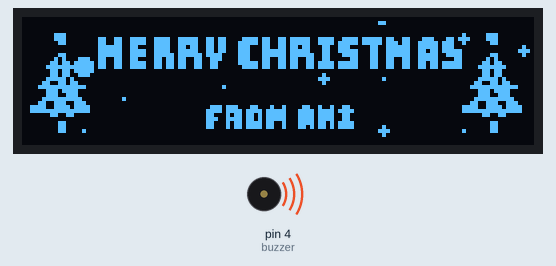
This sketch was run on a simulated Arduino Uno, built with avr-gcc and run on an emulated ATmega328P. On the bench: 128×32 one-colour display, buzzer (waves = sounding). The display library's start-up logo is not drawn; random numbers use the default seed unless the sketch sets one.

Above: at 4.31 s.
At 14.5 s:
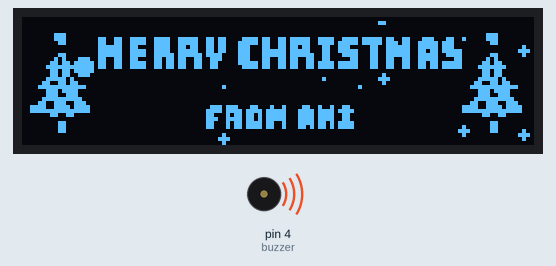
At 25.8 s:
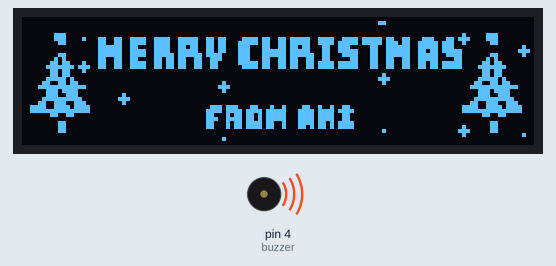
At 37.55 s:
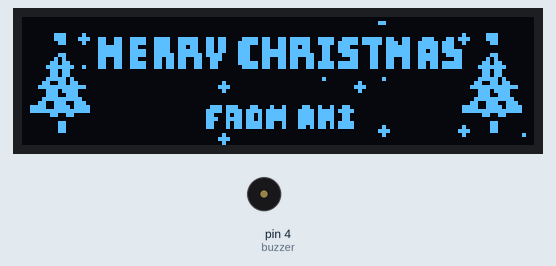
Timing chart, 0 to 40.0 s (numbered marks = the images above):
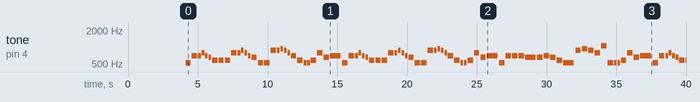

The sketch:

Arduino_Code.ino
```cpp
#include "Wire.h"
#include <Adafruit_GFX.h>
#include <Adafruit_SSD1306.h>
#define SCREEN_WIDTH 128 // OLED display width, in pixels
#define SCREEN_HEIGHT 32 // OLED display height, in pixels

//Only for 128x32 OLED Displays (Will push a dynamic code in future)

Adafruit_SSD1306 display(SCREEN_WIDTH, SCREEN_HEIGHT, &Wire, -1);

#define LOGO_HEIGHT   4
#define LOGO_WIDTH    4


int frame_delay =800;

 const int NUMFLAKES = 1000;
 int8_t f=0;
 int8_t icons[NUMFLAKES][3];
 int rad=0;
 int a, b, c, d;
int rnd = random(17, 110);

  // We Wish You a Merry Christmas
  // Score available at https://musescore.com/user/6208766/scores/1497501

#define NOTE_B0  31
#define NOTE_C1  33
#define NOTE_CS1 35
#define NOTE_D1  37
#define NOTE_DS1 39
#define NOTE_E1  41
#define NOTE_F1  44
#define NOTE_FS1 46
#define NOTE_G1  49
#define NOTE_GS1 52
#define NOTE_A1  55
#define NOTE_AS1 58
#define NOTE_B1  62
#define NOTE_C2  65
#define NOTE_CS2 69
#define NOTE_D2  73
#define NOTE_DS2 78
#define NOTE_E2  82
#define NOTE_F2  87
#define NOTE_FS2 93
#define NOTE_G2  98
#define NOTE_GS2 104
#define NOTE_A2  110
#define NOTE_AS2 117
#define NOTE_B2  123
#define NOTE_C3  131
#define NOTE_CS3 139
#define NOTE_D3  147
#define NOTE_DS3 156
#define NOTE_E3  165
#define NOTE_F3  175
#define NOTE_FS3 185
#define NOTE_G3  196
#define NOTE_GS3 208
#define NOTE_A3  220
#define NOTE_AS3 233
#define NOTE_B3  247
#define NOTE_C4  262
#define NOTE_CS4 277
#define NOTE_D4  294
#define NOTE_DS4 311
#define NOTE_E4  330
#define NOTE_F4  349
#define NOTE_FS4 370
#define NOTE_G4  392
#define NOTE_GS4 415
#define NOTE_A4  440
#define NOTE_AS4 466
#define NOTE_B4  494
#define NOTE_C5  523
#define NOTE_CS5 554
#define NOTE_D5  587
#define NOTE_DS5 622
#define NOTE_E5  659
#define NOTE_F5  698
#define NOTE_FS5 740
#define NOTE_G5  784
#define NOTE_GS5 831
#define NOTE_A5  880
#define NOTE_AS5 932
#define NOTE_B5  988
#define NOTE_C6  1047
#define NOTE_CS6 1109
#define NOTE_D6  1175
#define NOTE_DS6 1245
#define NOTE_E6  1319
#define NOTE_F6  1397
#define NOTE_FS6 1480
#define NOTE_G6  1568
#define NOTE_GS6 1661
#define NOTE_A6  1760
#define NOTE_AS6 1865
#define NOTE_B6  1976
#define NOTE_C7  2093
#define NOTE_CS7 2217
#define NOTE_D7  2349
#define NOTE_DS7 2489
#define NOTE_E7  2637
#define NOTE_F7  2794
#define NOTE_FS7 2960
#define NOTE_G7  3136
#define NOTE_GS7 3322
#define NOTE_A7  3520
#define NOTE_AS7 3729
#define NOTE_B7  3951
#define NOTE_C8  4186
#define NOTE_CS8 4435
#define NOTE_D8  4699
#define NOTE_DS8 4978
#define REST      0


#define XPOS   0 // Indexes into the 'icons' array in function below
#define YPOS   1


// change this to make the song slower or faster
int tempo = 140;

// change this to whichever pin you want to use
int buzzer = 4;

int melody[] = {


  NOTE_C5,4, //1
  NOTE_F5,4, NOTE_F5,8, NOTE_G5,8, NOTE_F5,8, NOTE_E5,8,
  NOTE_D5,4, NOTE_D5,4, NOTE_D5,4,
  NOTE_G5,4, NOTE_G5,8, NOTE_A5,8, NOTE_G5,8, NOTE_F5,8,
  NOTE_E5,4, NOTE_C5,4, NOTE_C5,4,
  NOTE_A5,4, NOTE_A5,8, NOTE_AS5,8, NOTE_A5,8, NOTE_G5,8,
  NOTE_F5,4, NOTE_D5,4, NOTE_C5,8, NOTE_C5,8,
  NOTE_D5,4, NOTE_G5,4, NOTE_E5,4,

  NOTE_F5,2, NOTE_C5,4, //8
  NOTE_F5,4, NOTE_F5,8, NOTE_G5,8, NOTE_F5,8, NOTE_E5,8,
  NOTE_D5,4, NOTE_D5,4, NOTE_D5,4,
  NOTE_G5,4, NOTE_G5,8, NOTE_A5,8, NOTE_G5,8, NOTE_F5,8,
  NOTE_E5,4, NOTE_C5,4, NOTE_C5,4,
  NOTE_A5,4, NOTE_A5,8, NOTE_AS5,8, NOTE_A5,8, NOTE_G5,8,
  NOTE_F5,4, NOTE_D5,4, NOTE_C5,8, NOTE_C5,8,
  NOTE_D5,4, NOTE_G5,4, NOTE_E5,4,
  NOTE_F5,2, NOTE_C5,4,

  NOTE_F5,4, NOTE_F5,4, NOTE_F5,4,//17
  NOTE_E5,2, NOTE_E5,4,
  NOTE_F5,4, NOTE_E5,4, NOTE_D5,4,
  NOTE_C5,2, NOTE_A5,4,
  NOTE_AS5,4, NOTE_A5,4, NOTE_G5,4,
  NOTE_C6,4, NOTE_C5,4, NOTE_C5,8, NOTE_C5,8,
  NOTE_D5,4, NOTE_G5,4, NOTE_E5,4,
  NOTE_F5,2, NOTE_C5,4,
  NOTE_F5,4, NOTE_F5,8, NOTE_G5,8, NOTE_F5,8, NOTE_E5,8,
  NOTE_D5,4, NOTE_D5,4, NOTE_D5,4,

  NOTE_G5,4, NOTE_G5,8, NOTE_A5,8, NOTE_G5,8, NOTE_F5,8, //27
  NOTE_E5,4, NOTE_C5,4, NOTE_C5,4,
  NOTE_A5,4, NOTE_A5,8, NOTE_AS5,8, NOTE_A5,8, NOTE_G5,8,
  NOTE_F5,4, NOTE_D5,4, NOTE_C5,8, NOTE_C5,8,
  NOTE_D5,4, NOTE_G5,4, NOTE_E5,4,
  NOTE_F5,2, NOTE_C5,4,
  NOTE_F5,4, NOTE_F5,4, NOTE_F5,4,
  NOTE_E5,2, NOTE_E5,4,
  NOTE_F5,4, NOTE_E5,4, NOTE_D5,4,

  NOTE_C5,2, NOTE_A5,4,//36
  NOTE_AS5,4, NOTE_A5,4, NOTE_G5,4,
  NOTE_C6,4, NOTE_C5,4, NOTE_C5,8, NOTE_C5,8,
  NOTE_D5,4, NOTE_G5,4, NOTE_E5,4,
  NOTE_F5,2, NOTE_C5,4,
  NOTE_F5,4, NOTE_F5,8, NOTE_G5,8, NOTE_F5,8, NOTE_E5,8,
  NOTE_D5,4, NOTE_D5,4, NOTE_D5,4,
  NOTE_G5,4, NOTE_G5,8, NOTE_A5,8, NOTE_G5,8, NOTE_F5,8,
  NOTE_E5,4, NOTE_C5,4, NOTE_C5,4,

  NOTE_A5,4, NOTE_A5,8, NOTE_AS5,8, NOTE_A5,8, NOTE_G5,8,//45
  NOTE_F5,4, NOTE_D5,4, NOTE_C5,8, NOTE_C5,8,
  NOTE_D5,4, NOTE_G5,4, NOTE_E5,4,
  NOTE_F5,2, NOTE_C5,4,
  NOTE_F5,4, NOTE_F5,8, NOTE_G5,8, NOTE_F5,8, NOTE_E5,8,
  NOTE_D5,4, NOTE_D5,4, NOTE_D5,4,
  NOTE_G5,4, NOTE_G5,8, NOTE_A5,8, NOTE_G5,8, NOTE_F5,8,
  NOTE_E5,4, NOTE_C5,4, NOTE_C5,4,

  NOTE_A5,4, NOTE_A5,8, NOTE_AS5,8, NOTE_A5,8, NOTE_G5,8, //53
  NOTE_F5,4, NOTE_D5,4, NOTE_C5,8, NOTE_C5,8,
  NOTE_D5,4, NOTE_G5,4, NOTE_E5,4,
  NOTE_F5,2, REST,4
};

 static unsigned long notes = sizeof(melody) / sizeof(melody[0]) / 2;

// this calculates the duration of a whole note in ms
 static unsigned long wholenote = (60000 * 4) / tempo;

 static unsigned long divider = 0;
 static unsigned long noteDuration = 0;

// 'blackBG(old)1', 128x32px
const unsigned char epd_bitmap_blackBG_old_1 [] PROGMEM = {
  0x00, 0x00, 0x00, 0x00, 0x00, 0x00, 0x00, 0x00, 0x00, 0x00, 0x00, 0x00, 0x00, 0x00, 0x00, 0x00,
  0x00, 0x00, 0x00, 0x00, 0x00, 0x00, 0x00, 0x00, 0x00, 0x00, 0x00, 0x60, 0x00, 0x00, 0x00, 0x00,
  0x00, 0x00, 0x00, 0x00, 0x00, 0x00, 0x00, 0x00, 0x00, 0x00, 0x00, 0x00, 0x00, 0x00, 0x00, 0x00,
  0x00, 0x00, 0x00, 0x00, 0x00, 0x00, 0x00, 0x00, 0x00, 0x00, 0x00, 0x00, 0x00, 0x00, 0x00, 0x00,
  0x00, 0xe0, 0x00, 0x00, 0x00, 0x00, 0x00, 0x00, 0x00, 0x00, 0x00, 0x00, 0x00, 0x00, 0x0e, 0x00,
  0x00, 0xe0, 0x19, 0x9e, 0x79, 0xf3, 0x61, 0xec, 0xdf, 0x3c, 0xf7, 0xd9, 0x8e, 0x3c, 0x0e, 0x00,
  0x00, 0x60, 0x19, 0x9e, 0x79, 0xf3, 0x63, 0xec, 0xdf, 0x3d, 0xf7, 0xdd, 0x9f, 0x7c, 0x06, 0x00,
  0x00, 0x00, 0x1f, 0x98, 0x79, 0xb3, 0x63, 0x8c, 0xdb, 0x19, 0xc1, 0x9f, 0x9f, 0x70, 0x00, 0x00,
  0x00, 0x00, 0x1f, 0x9e, 0x79, 0xf3, 0x63, 0x8f, 0xdf, 0x19, 0xf1, 0x9f, 0x9b, 0x7c, 0x00, 0x00,
  0x00, 0x60, 0x1f, 0x9e, 0x7d, 0xfb, 0xc3, 0x8f, 0xdf, 0x98, 0xf1, 0x9f, 0x9f, 0x3c, 0x06, 0x00,
  0x00, 0xa0, 0x19, 0x98, 0x6d, 0x99, 0xc3, 0x8c, 0xd9, 0x98, 0x31, 0x99, 0x9f, 0x0c, 0x0a, 0x00,
  0x01, 0xb0, 0x19, 0x9e, 0x6d, 0x99, 0x83, 0xec, 0xd9, 0xbd, 0xf1, 0x99, 0x9b, 0x7c, 0x1b, 0x00,
  0x03, 0xf8, 0x19, 0x9e, 0x6d, 0x99, 0x81, 0xec, 0xd9, 0xbd, 0xf1, 0x99, 0x9b, 0x7c, 0x3f, 0x80,
  0x01, 0xb0, 0x00, 0x00, 0x00, 0x00, 0x00, 0x00, 0x00, 0x00, 0x00, 0x00, 0x00, 0x00, 0x1b, 0x00,
  0x01, 0xb0, 0x00, 0x00, 0x00, 0x00, 0x00, 0x00, 0x00, 0x00, 0x00, 0x00, 0x00, 0x00, 0x1b, 0x00,
  0x03, 0xe8, 0x00, 0x00, 0x00, 0x00, 0x00, 0x00, 0x00, 0x00, 0x00, 0x00, 0x00, 0x00, 0x3e, 0x80,
  0x06, 0x6c, 0x00, 0x00, 0x00, 0x00, 0x00, 0x00, 0x00, 0x00, 0x00, 0x00, 0x00, 0x00, 0x66, 0xc0,
  0x0f, 0xff, 0x00, 0x00, 0x00, 0x00, 0x00, 0x00, 0x00, 0x00, 0x00, 0x00, 0x00, 0x00, 0xff, 0xf0,
  0x03, 0xbc, 0x00, 0x00, 0x00, 0x00, 0x00, 0x00, 0x00, 0x00, 0x00, 0x00, 0x00, 0x00, 0x3b, 0xc0,
  0x03, 0x9c, 0x00, 0x00, 0x00, 0x00, 0x00, 0x00, 0x00, 0x00, 0x00, 0x00, 0x00, 0x00, 0x39, 0xc0,
  0x07, 0xfe, 0x00, 0x00, 0x00, 0x00, 0x00, 0x00, 0x00, 0x00, 0x00, 0x00, 0x00, 0x00, 0x7f, 0xe0,
  0x0c, 0xe7, 0x00, 0x00, 0x00, 0x00, 0x00, 0x00, 0x00, 0x00, 0x00, 0x00, 0x00, 0x00, 0xce, 0x70,
  0x3c, 0xf7, 0x80, 0x00, 0x00, 0x01, 0xdc, 0x62, 0x43, 0x24, 0xc0, 0x00, 0x00, 0x03, 0xcf, 0x78,
  0x3f, 0xff, 0x80, 0x00, 0x00, 0x03, 0xde, 0xf7, 0xc7, 0xbd, 0xe0, 0x00, 0x00, 0x03, 0xff, 0xf8,
  0x01, 0x98, 0x00, 0x00, 0x00, 0x03, 0x16, 0xd7, 0xc7, 0xbc, 0xc0, 0x00, 0x00, 0x00, 0x19, 0x80,
  0x00, 0x00, 0x00, 0x00, 0x00, 0x03, 0x9e, 0xd7, 0xc7, 0xbc, 0xc0, 0x00, 0x00, 0x00, 0x00, 0x00,
  0x00, 0x60, 0x00, 0x00, 0x00, 0x03, 0x16, 0xf6, 0x47, 0xb5, 0xe0, 0x00, 0x00, 0x00, 0x06, 0x00,
  0x00, 0x60, 0x00, 0x00, 0x00, 0x03, 0x16, 0xf6, 0x46, 0xb5, 0xe0, 0x00, 0x00, 0x00, 0x06, 0x00,
  0x00, 0x60, 0x00, 0x00, 0x00, 0x00, 0x00, 0x00, 0x00, 0x00, 0x00, 0x00, 0x00, 0x00, 0x06, 0x00,
  0x00, 0x00, 0x00, 0x00, 0x00, 0x00, 0x00, 0x00, 0x00, 0x00, 0x00, 0x00, 0x00, 0x00, 0x00, 0x00,
  0x00, 0x00, 0x00, 0x00, 0x00, 0x00, 0x00, 0x00, 0x00, 0x00, 0x00, 0x00, 0x00, 0x00, 0x00, 0x00,
  0x00, 0x00, 0x00, 0x00, 0x00, 0x00, 0x00, 0x00, 0x00, 0x00, 0x00, 0x00, 0x00, 0x00, 0x00, 0x00
};

// Array of all bitmaps for convenience. (Total bytes used to store images in PROGMEM = 6864)


void setup() {
  Serial.begin(9600);
 // SSD1306_SWITCHCAPVCC = generate display voltage from 3.3V internally
 if(!display.begin(SSD1306_SWITCHCAPVCC)) {
   Serial.println(F("SSD1306 allocation failed"));
   for(;;);
 }

 display.display();
 delay(2000);
 //testdrawbitmap();
 display.display();
 delay(2000);
 //testdrawbitmap();
 display.clearDisplay();

 display.clearDisplay();
          display.drawBitmap(0,0,epd_bitmap_blackBG_old_1, 128, 32, 0);
          display.display();

          display.drawBitmap(0,0,epd_bitmap_blackBG_old_1, 128, 32, 1);
          display.display();


 int n=0;
        for (static unsigned long thisNote = 0; thisNote < notes * 2; thisNote = thisNote + 2) {


               //------------------------ R E S E T ---------------------------

                rst();
               display.display();

              //------------------------S N O W F L A K E S---------------------------

                 snowflakes();
                 display.display();

              //-----------------------------------------------------------


                // calculates the duration of each note
                divider = melody[thisNote + 1];
                if (divider > 0) {
                  // regular note, just proceed
                  noteDuration = (wholenote) / divider;
                } else if (divider < 0) {
                  // dotted notes are represented with negative durations!!
                  noteDuration = (wholenote) / abs(divider);
                  noteDuration *= 1.5; // increases the duration in half for dotted notes
                }

                // we only play the note for 90% of the duration, leaving 10% as a pause
                tone(buzzer, melody[thisNote], noteDuration * 0.9);

                // Wait for the specief duration before playing the next note.
                delay(noteDuration);

                // stop the waveform generation before the next note.
                noTone(buzzer);
        }
}

void loop() {
  // no need to repeat the melody.
}

void rst(){
                 display.fillCircle(15, 12, 2, 0);
               display.fillCircle(15, 5, 2, 0);
               display.fillCircle(15, 28, 2, 0);

               display.fillCircle(rnd, 17, 2, 0);

               display.fillCircle(25, 20, 2, 0);

               display.fillCircle(50, 17, 2, 0);
               display.fillCircle(50, 30, 2, 0);

               display.fillCircle(75, 15, 2, 0);

               display.fillCircle(90, 15, 2, 0);
               display.fillCircle(90, 28, 2, 0);

               display.fillCircle(110, 5, 2, 0);
               display.fillCircle(110, 28, 2, 0);

               display.fillCircle(125, 8, 2, 0);
               display.fillCircle(125, 29, 2, 0);
  }

void snowflakes(){
   display.fillCircle(15, 12, random(0,3) , random(-2,2));
                 display.fillCircle(15, 5, random(0,2) , random(-2,2));
                 display.fillCircle(15, 28, random(0,2) , random(-2,2));

                 display.fillCircle(rnd , 17, random(0,2) , random(-2,2));

                 display.fillCircle(25, 20, random(0,2) ,random(-2,2));

                 display.fillCircle(50, 17, random(0,2) ,random(-2,2));
                 display.fillCircle(50, 30, random(0,2) ,random(-2,2));

                 display.fillCircle(75, 15, random(0,2), random(-2,2));


                 display.fillCircle(90, 15, random(0,2), random(-2,2));
                 display.fillCircle(90, 28, random(0,2), random(-2,2));

                 display.fillCircle(110, 5, random(0,2), random(-2,2));
                 display.fillCircle(110, 28, random(0,2), random(-2,2));

                 display.fillCircle(125, 8, random(0,2), random(-2,2));
                 display.fillCircle(125, 29, random(0,2), random(-2,2));

  }
```

Measured:
- by itself, tone on pin 4 (buzzer): plays 523 Hz for 0.39 s, 698 Hz for 0.39 s, 698 Hz for 0.19 s, 784 Hz for 0.19 s, 698 Hz for 0.19 s, 659 Hz for 0.19 s … (90 notes in this stretch)
- what the display in image 0 shows lasts 0.5 s, from 4.1 s to 4.6 s
- what the display in image 1 shows lasts 0.9 s, from 14.5 s to 15.4 s
